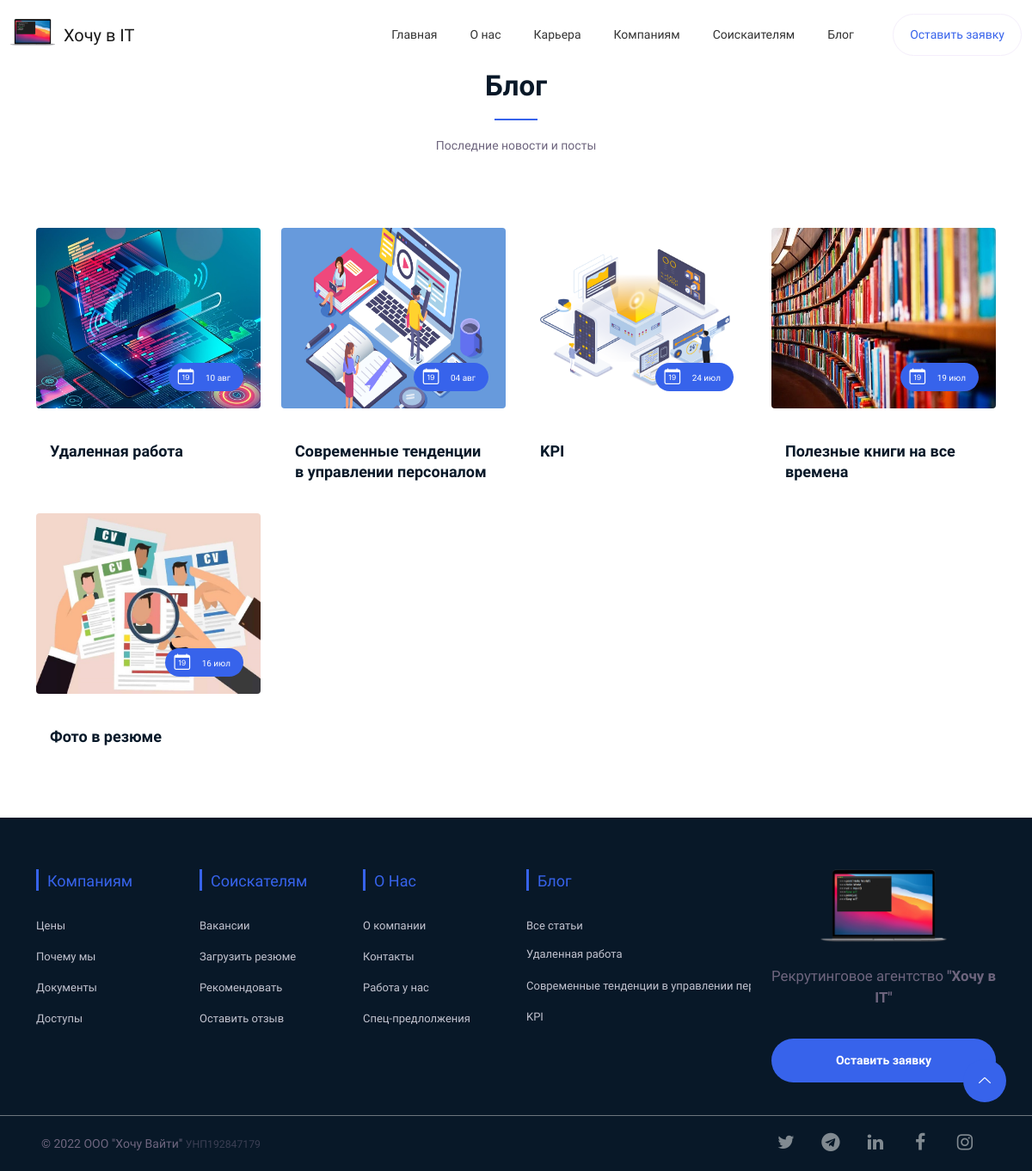
Screenshot of /blog/ with the database file from the repository.
### blog/models.py (models this page shows, shortened)
class Post(models.Model):
    title = models.CharField(max_length=200, unique=True)
    text = models.TextField(default='http://127.0.0.1:8000/media/django-summernote/2022-09-17/fafea17e-9d29-42d6-8d6a-7eaf6d03017e.jpg')
    slug = models.SlugField(max_length=200, unique=True)
    author = models.ForeignKey(User, on_delete= models.CASCADE,related_name='blog_posts')
    updated_on = models.DateTimeField(auto_now= True)
    content = models.TextField()
    created_on = models.DateTimeField(default=timezone.now)
    status = models.IntegerField(choices=STATUS, default=0)
    class Meta:
        ordering = ['-created_on']

### blog/views.py (the view)
# urls.py: path('blog/', views.PostList.as_view(), name='blog'),
class PostList(generic.ListView):
    queryset = Post.objects.filter(status=1).order_by('-created_on')
    template_name = 'blog.html'

### templates/blog.html (shortened to what this page needs)
<!DOCTYPE html>
{% load static %}
<html class="no-js" lang="ru">
<head>
    <link href="https://cdn.jsdelivr.net/npm/bootstrap@5.2.0/dist/css/bootstrap.min.css" rel="stylesheet">
    <link rel="stylesheet" href="{% static 'css/bootstrap.min.css' %}">
    <link rel="stylesheet" href="{% static 'css/LineIcons.2.0.css' %}">
    <link rel="stylesheet" href="{% static 'css/animate.css' %}">
    <link rel="stylesheet" href="{% static 'css/tiny-slider.css' %}">
    <link rel="stylesheet" href="{% static 'css/glightbox.min.css' %}">
    <link rel="stylesheet" href="{% static 'css/main.css' %}">
    <link rel="stylesheet" href="https://cdnjs.cloudflare.com/ajax/libs/font-awesome/4.7.0/css/font-awesome.css">
    <link rel="stylesheet" href="https://cdn.jsdelivr.net/npm/bootstrap-icons@1.8.0/font/bootstrap-icons.css">
</head>
<body>
    <header class="header">
        <div class="navbar-area">
            <div class="container-fluid">
                <div class="row align-items-center">
                    <div class="col-lg-12">
                        <nav class="navbar navbar-expand-lg">
                            <a class="navbar-brand logo" href="{% url 'home' %}">
                                <img class="logo1" src="{% static 'images/logo/big-logo.png' %}" alt="Logo" style="margin-top: -10px;" />
                                &nbsp;Хочу в IT
                            </a>
                            <div class="collapse navbar-collapse sub-menu-bar" id="navbarSupportedContent">
                                <ul id="nav" class="navbar-nav ml-auto">
                                    <li class="nav-item"><a href="{% url 'home' %}">Главная</a></li>
                                    <li class="nav-item"><a href="{% url 'about' %}">О нас</a></li>
                                    <li class="nav-item"><a href="{% url 'join' %}">Карьера</a></li>
                                    <li class="nav-item"><a href="#">Компаниям</a>
                                    </li>
                                    <li class="nav-item"><a href="#">Соискаителям</a>
                                    </li>
                                    <li class="nav-item"><a href="#">Блог</a>
                                    </li>
                                </ul>
                            <div class="button">
                                <a class="btn" data-bs-toggle="modal" data-bs-target="#exampleModal">Оставить заявку</a>
                            </div>
                            </div>
                        </nav>
                    </div>
                </div>
            </div>
        </div>
    </header>
   <div class="toast-container position-fixed top-0 end-0 p-3">
</div>
    <div class="latest-news-area section">
        <div class="container">
            <div class="row">
                <div class="col-12">
                    <div class="section-title">
                        <h2 class="wow fadeInUp" data-wow-delay=".3s">Блог</h2>
                        <p class="wow fadeInUp" data-wow-delay=".7s">Последние новости и посты</p>
                    </div>
                </div>
            </div>
            <div class="row">
                {% for post in post_list %}
                <div class="col-lg-3 col-md-4 col-12 my-1">
                    <div class="single-news wow fadeInUp card card-cover my-auto border-0" style="border-radius:2em" data-wow-delay=".3s">
                        <div class="image" style="height: 210px;">
                            <img class="thumb" src="{{ post.text }}" alt="#">
                            <div class="meta-details">
                                &nbsp;<i class="bi bi-calendar-date text-white fa-lg"></i> <span>{{ post.created_on|date:"d b" }}</span>
                            </div>
                        </div>
                        <div class="content-body">
                            <h4 class="title"><a class="stretched-link nav-link mt-auto" data-bs-toggle="modal" data-bs-target="#blog-modal{{ post.id }}">{{ post.title }}</a></h4>
                        </div>
                    </div>
                </div>
                 {% endfor %}
                    </div>
        </div>
    </div>
   <footer class="footer">
        <div class="footer-middle">
            <div class="container">
                <div class="row">
                    <div class="col-lg-2 col-md-4 col-sm-12">
                        <div class="single-footer f-link">
                            <h3>Компаниям</h3>
                            <ul>
                                <li><a href="{% url 'price' %}">Цены</a></li>
                                <li><a href="{% url 'about' %}">Почему мы</a></li>
                                <li><a href="{% url 'docs' %}">Документы</a></li>
                                <li><a href="#">Доступы</a></li>
                            </ul>
                        </div>
                    </div>
                    <div class="col-lg-2 col-md-4 col-sm-12">
                        <div class="single-footer f-link">
                            <h3>Соискателям</h3>
                            <ul>
                                <li><a href="{% url 'vacancy' %}">Вакансии</a></li>
                                <li><a href="{% url 'upload' %}">Загрузить резюме</a></li>
                                <li><a href="{% url 'invite' %}">Рекомендовать</a></li>
                                <li><a href="#">Оставить отзыв</a></li>
                            </ul>
                        </div>
                    </div>
                    <div class="col-lg-2 col-md-4 col-sm-12">
                        <div class="single-footer f-link">
                            <h3>О нас</h3>
                            <ul>
                                <li><a href="{% url 'about' %}">О компании</a></li>
                                <li><a href="{% url 'about' %}#contacts">Контакты</a></li>
                                <li><a href="{% url 'join' %}">Работа у нас</a></li>
                                <li><a href="#">Спец-предлолжения</a></li>
                            </ul>
                        </div>
                    </div>
                    <div class="col-lg-3 col-md-4 col-sm-12">
                        <div class="single-footer f-link text-truncate">
                            <h3>Блог</h3>
                            <ul class="filter_1">
                                <li><a href="{% url 'blog' %}" style="margin-top: -4px; margin-bottom: 3px">Все статьи</a></li>
                                        {% for post in post_list %}
                                <li><a href="{% url 'blog' %}?postid={{ post.id }}" class=" text-truncate" style="margin-top: -4px">{{ post.title }}</a></li>
                                        {% endfor %}
                            </ul>
                        </div>
                    </div>
                    <div class="col-lg-3 col-md-6 col-sm-12">
                        <div class="f-about single-footer text-center">
                            <div class="logo">
                                <a href="{% url 'home' %}" class="text-center"><img src="{% static 'images/logo/big-logo.png' %}" alt="Logo" style="width: 56%"></a>
                            </div>
                            <span class="text-center"><big>Рекрутинговое агентство <strong>"Хочу в IT"</strong> </big></span>
                            <div class="footer-social">
                                        <div class="button w-100">
            <a class="btn w-100" data-bs-toggle="modal" data-bs-target="#exampleModal">Оставить заявку</a>
        </div>
                            </div>
                        </div>
                    </div>
                </div>
            </div>
        </div>
        <div class="footer-bottom">
            <div class="d-flex flex-column flex-md-row justify-content-between mx-auto py-2 mt-2 border-top border-secondary">
<ul class="d-flex justify-content-center order-md-last social-icons my-auto mx-5" style="margin-top: -12px">
              <li  data-bs-toggle="tooltip" data-bs-placement="top" title="Twitter"><a class="twitter" href="https://twitter.com/want2it"><i class="fa fa-twitter fa-lg"></i></a></li>
              <li  data-bs-toggle="tooltip" data-bs-placement="top" title="Telegram"><a class="telegram" href="https://t.me/want2it"><i class="fa fa-telegram fa-lg"></i></a></li>
              <li  data-bs-toggle="tooltip" data-bs-placement="top" title="Linkedin"><a class="linkedin" href="https://linkedin.com/company/want2it/"><i class="fa fa-linkedin fa-lg"></i></a></li>
              <li  data-bs-toggle="tooltip" data-bs-placement="top" title="Facebook"><a class="facebook" href="https://facebook.com/want2it.online/"><i class="fa fa-facebook fa-lg"></i></a></li>
              <li  data-bs-toggle="tooltip" data-bs-placement="top" title="Instagram"><a class="instagram" href="https://instagram.com/want2it/"><i class="fa fa-instagram fa-lg"></i></a></li>
            </ul>
      <p class="my-auto mx-5 text-center">&copy; 2022 <span class="lang-49" data-label="LLC 'Want 2 IT'">ООО "Хочу Вайти"</span> <small style="opacity: 0.5">УНП192847179</small></p>
      </div>
        </div>
    </footer>
    <a href="#" class="scroll-top btn-hover">
        <i class="lni lni-chevron-up"></i>
    </a>
<div class="toast-container position-fixed top-0 end-0 p-3">
</body>
</html>

### rows the page displays
Post: text (picture), created_on "10 авг", title "Удаленная работа"
Post: text (picture), created_on "04 авг", title "Современные тенденции в управлении персоналом", title "Современные тенденции в управлении п…"
Post: text (picture), created_on "24 июл", title "KPI"
Post: text (picture), created_on "19 июл", title "Полезные книги на все времена"
Post: text (picture), created_on "16 июл", title "Фото в резюме"
